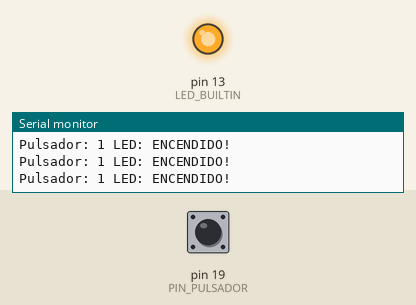
Simulated run of this sketch. Board: Arduino Uno, built with avr-gcc and run on an emulated ATmega328P. Parts: output pins drawn as LEDs (lit = HIGH), the last lines printed to the serial monitor. The test bench sets the inputs (shaded band); at power-on: pin 19 (PIN_PULSADOR) HIGH.

Above: at 2.2 s.
2.3 s: pin 19 (PIN_PULSADOR) pulled LOW for 0.15 s
At 2.4 s:
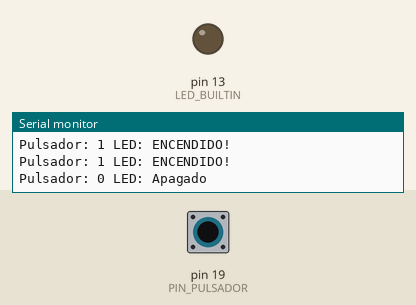
3.9 s: pin 19 (PIN_PULSADOR) pulled LOW for 3.2 s
At 8.5 s:
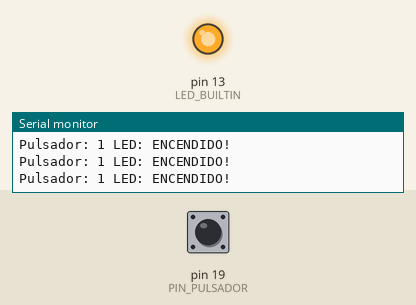
Timing chart, 0 to 10.0 s (numbered marks = the images above; inputs shaded):
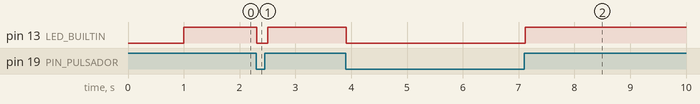

Measured:
- after the input at 2.3 s, pin 13 (LED_BUILTIN): HIGH → LOW at once, → HIGH 0.20 s later
- after the input at 3.9 s, pin 13 (LED_BUILTIN): HIGH → LOW at once, → HIGH 3.2 s later

The sketch:

Pulsador_apaga_LED_cuando_es_presionado.ino
```cpp
const short  PIN_PULSADOR = 19;  // tomado de la configuración de la placa de la cátedra

bool encendido = true;

void setup() {
  Serial.begin(115200);
  Serial.println("Hola, 4K4!");
  delay(1000);
  pinMode(PIN_PULSADOR, INPUT_PULLUP); // *
  pinMode(LED_BUILTIN, OUTPUT);
  digitalWrite(LED_BUILTIN, encendido);   // actúa sobre el LED;
}


void loop() {
  encendido = digitalRead(PIN_PULSADOR); // lee estado llave
  digitalWrite(LED_BUILTIN, encendido);   // actúa sobre el LED;

  Serial.print("Pulsador: ");
  Serial.print(digitalRead(PIN_PULSADOR));
  Serial.print(" LED: ");
  if (digitalRead(PIN_PULSADOR) == HIGH) {Serial.println("ENCENDIDO!");} else {Serial.println("Apagado");}
  delay(100);
}
```
